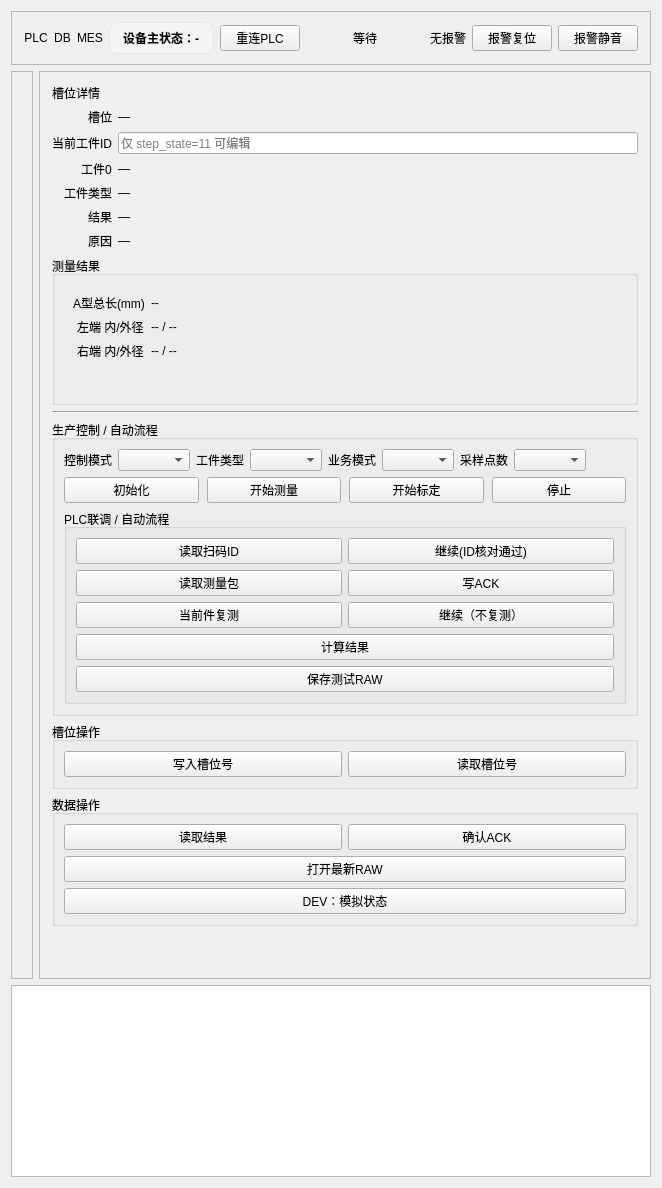
<?xml version="1.0" encoding="UTF-8"?>
<ui version="4.0">
 <class>ProductionWidget</class>
 <widget class="QWidget" name="ProductionWidget">
  <property name="windowTitle">
   <string>生产</string>
  </property>
  <layout class="QVBoxLayout" name="vlRoot">
   <item>
    <widget class="QFrame" name="frameTop">
     <property name="frameShape">
      <enum>QFrame::StyledPanel</enum>
     </property>
     <property name="frameShadow">
      <enum>QFrame::Plain</enum>
     </property>
     <layout class="QHBoxLayout" name="hlTop">
      <property name="leftMargin">
        <number>12</number>
       </property>
       <property name="topMargin">
        <number>10</number>
       </property>
       <property name="rightMargin">
        <number>12</number>
       </property>
       <property name="bottomMargin">
        <number>10</number>
       </property>
      <item>
       <layout class="QHBoxLayout" name="hlConn">
        <item>
         <widget class="QLabel" name="lblConnPlc">
          <property name="text">
           <string>PLC</string>
          </property>
          <property name="minimumWidth">
           <number>46</number>
          </property>
          <property name="alignment">
           <set>Qt::AlignCenter</set>
          </property>
         </widget>
        </item>
        <item>
         <widget class="QLabel" name="lblConnDb">
          <property name="text">
           <string>DB</string>
          </property>
          <property name="minimumWidth">
           <number>46</number>
          </property>
          <property name="alignment">
           <set>Qt::AlignCenter</set>
          </property>
         </widget>
        </item>
        <item>
         <widget class="QLabel" name="lblConnMes">
          <property name="text">
           <string>MES</string>
          </property>
          <property name="minimumWidth">
           <number>60</number>
          </property>
          <property name="alignment">
           <set>Qt::AlignCenter</set>
          </property>
         </widget>
        </item>
       </layout>
      </item>
      <item>
       <widget class="QLabel" name="lblRuntimeMachine">
        <property name="minimumWidth">
         <number>180</number>
        </property>
        <property name="styleSheet">
         <string notr="true">QLabel{background:#f3f4f6;border:1px solid #e5e7eb;border-radius:8px;padding:6px 10px;font-weight:600;}</string>
        </property>
        <property name="text">
         <string>设备主状态：-</string>
        </property>
       </widget>
      </item>
      <item>
       <widget class="QPushButton" name="btnReconnectPlc">
        <property name="minimumHeight">
         <number>30</number>
        </property>
        <property name="text">
         <string>重连PLC</string>
        </property>
       </widget>
      </item>
      <item>
       <spacer name="spTop1">
        <property name="orientation">
         <enum>Qt::Horizontal</enum>
        </property>
        <property name="sizeHint" stdset="0">
         <size>
          <width>20</width>
          <height>20</height>
         </size>
        </property>
       </spacer>
      </item>
      <item>
       <widget class="QLabel" name="lblStepBig">
        <property name="text">
         <string>等待</string>
        </property>
        <property name="alignment">
         <set>Qt::AlignCenter</set>
        </property>
       </widget>
      </item>
      <item>
       <spacer name="spTop2">
        <property name="orientation">
         <enum>Qt::Horizontal</enum>
        </property>
        <property name="sizeHint" stdset="0">
         <size>
          <width>20</width>
          <height>20</height>
         </size>
        </property>
       </spacer>
      </item>
      <item>
       <layout class="QHBoxLayout" name="hlAlarm">
        <item>
         <widget class="QLabel" name="lblAlarm">
          <property name="text">
           <string>无报警</string>
          </property>
          <property name="alignment">
           <set>Qt::AlignVCenter|Qt::AlignLeft</set>
          </property>
         </widget>
        </item>
        <item>
         <widget class="QPushButton" name="btnResetAlarm">
          <property name="text">
           <string>报警复位</string>
          </property>
         </widget>
        </item>
        <item>
         <widget class="QPushButton" name="btnAlarmMute">
          <property name="text">
           <string>报警静音</string>
          </property>
         </widget>
        </item>
       </layout>
      </item>
     </layout>
    </widget>
   </item>

   <item>
    <layout class="QHBoxLayout" name="hlBody">
     <item>
      <widget class="QFrame" name="frameSlots">
       <property name="frameShape">
        <enum>QFrame::StyledPanel</enum>
       </property>
       <layout class="QGridLayout" name="gridSlots">
        <property name="leftMargin">
        <number>10</number>
       </property>
       <property name="topMargin">
        <number>10</number>
       </property>
       <property name="rightMargin">
        <number>10</number>
       </property>
       <property name="bottomMargin">
        <number>10</number>
       </property>
        <property name="horizontalSpacing">
         <number>10</number>
        </property>
        <property name="verticalSpacing">
         <number>10</number>
        </property>
       </layout>
      </widget>
     </item>

     <item>
      <widget class="QFrame" name="frameDetail">
       <property name="frameShape">
        <enum>QFrame::StyledPanel</enum>
       </property>
       <layout class="QVBoxLayout" name="vlDetail">
        <property name="leftMargin">
        <number>12</number>
       </property>
       <property name="topMargin">
        <number>12</number>
       </property>
       <property name="rightMargin">
        <number>12</number>
       </property>
       <property name="bottomMargin">
        <number>12</number>
       </property>
        <item>
         <widget class="QLabel" name="lblSelectedTitle">
          <property name="text">
           <string>槽位详情</string>
          </property>
         </widget>
        </item>
        <item>
         <layout class="QFormLayout" name="formDetail">
          <property name="labelAlignment">
           <set>Qt::AlignRight|Qt::AlignVCenter</set>
          </property>
          <item row="0" column="0">
           <widget class="QLabel" name="lblSlotIndexCaption">
            <property name="text">
             <string>槽位</string>
            </property>
           </widget>
          </item>
          <item row="0" column="1">
           <widget class="QLabel" name="lblSelectedSlot">
            <property name="text">
             <string>—</string>
            </property>
           </widget>
          </item>
          <item row="1" column="0">
           <widget class="QLabel" name="lblSlotIdCaption">
            <property name="text">
             <string>当前工件ID</string>
            </property>
           </widget>
          </item>
          <item row="1" column="1">
           <widget class="QLineEdit" name="editSlotId">
            <property name="placeholderText">
             <string>仅 step_state=11 可编辑</string>
            </property>
           </widget>
          </item>
          <item row="2" column="0">
           <widget class="QLabel" name="lblPart0Caption">
            <property name="text">
             <string>工件0</string>
            </property>
           </widget>
          </item>
          <item row="2" column="1">
           <widget class="QLabel" name="lblPart0">
            <property name="text">
             <string>—</string>
            </property>
           </widget>
          </item>
          <item row="3" column="0">
           <widget class="QLabel" name="lblPart1Caption">
            <property name="text">
             <string>工件类型</string>
            </property>
           </widget>
          </item>
          <item row="3" column="1">
           <widget class="QLabel" name="lblPart1">
            <property name="text">
             <string>—</string>
            </property>
           </widget>
          </item>
          <item row="4" column="0">
           <widget class="QLabel" name="lblResultCaption">
            <property name="text">
             <string>结果</string>
            </property>
           </widget>
          </item>
          <item row="4" column="1">
           <widget class="QLabel" name="lblResult">
            <property name="text">
             <string>—</string>
            </property>
           </widget>
          </item>
          <item row="5" column="0">
           <widget class="QLabel" name="lblFailCaption">
            <property name="text">
             <string>原因</string>
            </property>
           </widget>
          </item>
          <item row="5" column="1">
           <widget class="QLabel" name="lblFail">
            <property name="text">
             <string>—</string>
            </property>
            <property name="wordWrap">
             <bool>true</bool>
            </property>
           </widget>
          </item>
         </layout>
        </item>

        <item>
         <widget class="QGroupBox" name="groupMeasure">
          <property name="title">
           <string>测量结果</string>
          </property>
          <layout class="QVBoxLayout" name="vlMeasure">
           <item>
            <widget class="QStackedWidget" name="stackMeasure">
             <property name="currentIndex">
              <number>0</number>
             </property>
             <widget class="QWidget" name="pageA">
              <layout class="QFormLayout" name="formA">
               <property name="labelAlignment">
                <set>Qt::AlignRight|Qt::AlignVCenter</set>
               </property>
               <item row="0" column="0">
                <widget class="QLabel" name="lblA_TotalCaption">
                 <property name="text">
                  <string>A型总长(mm)</string>
                 </property>
                </widget>
               </item>
               <item row="0" column="1">
                <widget class="QLabel" name="lblA_Total">
                 <property name="text">
                  <string>--</string>
                 </property>
                </widget>
               </item>
               <item row="1" column="0">
                <widget class="QLabel" name="lblA_LeftCaption">
                 <property name="text">
                  <string>左端 内/外径</string>
                 </property>
                </widget>
               </item>
               <item row="1" column="1">
                <widget class="QLabel" name="lblA_Left">
                 <property name="text">
                  <string>-- / --</string>
                 </property>
                </widget>
               </item>
               <item row="2" column="0">
                <widget class="QLabel" name="lblA_RightCaption">
                 <property name="text">
                  <string>右端 内/外径</string>
                 </property>
                </widget>
                </item>
               <item row="2" column="1">
                <widget class="QLabel" name="lblA_Right">
                 <property name="text">
                  <string>-- / --</string>
                 </property>
                </widget>
               </item>
              </layout>
             </widget>
             <widget class="QWidget" name="pageB">
              <layout class="QFormLayout" name="formB">
               <property name="labelAlignment">
                <set>Qt::AlignRight|Qt::AlignVCenter</set>
               </property>
               <item row="0" column="0">
                <widget class="QLabel" name="lblB_ADCaption">
                 <property name="text">
                  <string>B型AD总长(mm)</string>
                 </property>
                </widget>
               </item>
               <item row="0" column="1">
                <widget class="QLabel" name="lblB_AD">
                 <property name="text">
                  <string>--</string>
                 </property>
                </widget>
               </item>
               <item row="1" column="0">
                <widget class="QLabel" name="lblB_BCCaption">
                 <property name="text">
                  <string>BC长度(mm)</string>
                 </property>
                </widget>
               </item>
               <item row="1" column="1">
                <widget class="QLabel" name="lblB_BC">
                 <property name="text">
                  <string>--</string>
                 </property>
                </widget>
               </item>
               <item row="2" column="0">
                <widget class="QLabel" name="lblB_RunoutLCaption">
                 <property name="text">
                  <string>左端跳动(mm)</string>
                 </property>
                </widget>
               </item>
               <item row="2" column="1">
                <widget class="QLabel" name="lblB_RunoutL">
                 <property name="text">
                  <string>--</string>
                 </property>
                </widget>
               </item>
               <item row="3" column="0">
                <widget class="QLabel" name="lblB_RunoutRCaption">
                 <property name="text">
                  <string>右端跳动(mm)</string>
                 </property>
                </widget>
               </item>
               <item row="3" column="1">
                <widget class="QLabel" name="lblB_RunoutR">
                 <property name="text">
                  <string>--</string>
                 </property>
                </widget>
               </item>
              </layout>
             </widget>
            </widget>
           </item>
          </layout>
         </widget>
        </item>

        <item>
         <widget class="QFrame" name="lineSep">
          <property name="frameShape">
           <enum>QFrame::HLine</enum>
          </property>
          <property name="frameShadow">
           <enum>QFrame::Sunken</enum>
          </property>
         </widget>
        </item>

        <item>
         <widget class="QGroupBox" name="groupRun">
          <property name="title">
           <string>生产控制 / 自动流程</string>
          </property>
          <layout class="QVBoxLayout" name="vlRun">
           <item>
            <layout class="QHBoxLayout" name="hlRunSelect">
             <item>
              <widget class="QLabel" name="lblPlcModeCaption">
               <property name="text">
                <string>控制模式</string>
               </property>
              </widget>
             </item>
             <item>
              <widget class="QComboBox" name="comboPlcMode">
               <property name="minimumWidth">
                <number>96</number>
               </property>
              </widget>
             </item>
             <item>
              <widget class="QLabel" name="lblPartTypeCaption">
               <property name="text">
                <string>工件类型</string>
               </property>
              </widget>
             </item>
             <item>
              <widget class="QComboBox" name="comboPartType">
               <property name="minimumWidth">
                <number>96</number>
               </property>
              </widget>
             </item>
             <item>
              <widget class="QLabel" name="lblMeasureModeCaption">
               <property name="text">
                <string>业务模式</string>
               </property>
              </widget>
             </item>
             <item>
              <widget class="QComboBox" name="comboMeasureMode">
               <property name="minimumWidth">
                <number>120</number>
               </property>
              </widget>
             </item>
             <item>
              <widget class="QLabel" name="lblSamplePointsCaption">
               <property name="text">
                <string>采样点数</string>
               </property>
              </widget>
             </item>
             <item>
              <widget class="QComboBox" name="comboSamplePoints">
               <property name="minimumWidth">
                <number>96</number>
               </property>
              </widget>
             </item>
             <item>
              <spacer name="spRunSelect">
               <property name="orientation">
                <enum>Qt::Horizontal</enum>
               </property>
               <property name="sizeHint" stdset="0">
                <size>
                 <width>40</width>
                 <height>20</height>
                </size>
               </property>
              </spacer>
             </item>
            </layout>
           </item>
           <item>
            <layout class="QGridLayout" name="gridRunCmd">
             <property name="horizontalSpacing">
              <number>8</number>
             </property>
             <property name="verticalSpacing">
              <number>8</number>
             </property>
             <item row="0" column="0">
              <widget class="QPushButton" name="btnInit">
               <property name="text">
                <string>初始化</string>
               </property>
               <property name="minimumWidth">
                <number>120</number>
               </property>
               <property name="minimumHeight">
                <number>34</number>
               </property>
              </widget>
             </item>
             <item row="0" column="1">
              <widget class="QPushButton" name="btnStartMeasure">
               <property name="text">
                <string>开始测量</string>
               </property>
               <property name="minimumWidth">
                <number>120</number>
               </property>
               <property name="minimumHeight">
                <number>34</number>
               </property>
              </widget>
             </item>
             <item row="0" column="2">
              <widget class="QPushButton" name="btnStartCal">
               <property name="text">
                <string>开始标定</string>
               </property>
               <property name="minimumWidth">
                <number>120</number>
               </property>
               <property name="minimumHeight">
                <number>34</number>
               </property>
              </widget>
             </item>
             <item row="0" column="3">
              <widget class="QPushButton" name="btnStop2">
               <property name="text">
                <string>停止</string>
               </property>
               <property name="minimumWidth">
                <number>120</number>
               </property>
               <property name="minimumHeight">
                <number>34</number>
               </property>
              </widget>
             </item>
            </layout>
           </item>
           <item>
            <widget class="QGroupBox" name="groupFlowDebug">
             <property name="title">
              <string>PLC联调 / 自动流程</string>
             </property>
             <layout class="QGridLayout" name="gridFlowDebug">
              <item row="0" column="0">
               <widget class="QPushButton" name="btnReadIds">
                <property name="text">
                 <string>读取扫码ID</string>
                </property>
                <property name="minimumHeight">
                 <number>34</number>
                </property>
               </widget>
              </item>
              <item row="0" column="1">
               <widget class="QPushButton" name="btnContinue">
                <property name="minimumHeight">
                 <number>34</number>
                </property>
                <property name="text">
                 <string>继续(ID核对通过)</string>
                </property>
               </widget>
              </item>
              <item row="1" column="0">
               <widget class="QPushButton" name="btnReadMb">
                <property name="text">
                 <string>读取测量包</string>
                </property>
                <property name="minimumHeight">
                 <number>34</number>
                </property>
               </widget>
              </item>
              <item row="1" column="1">
               <widget class="QPushButton" name="btnAck">
                <property name="text">
                 <string>写ACK</string>
                </property>
                <property name="minimumHeight">
                 <number>34</number>
                </property>
               </widget>
              </item>
              <item row="2" column="0">
               <widget class="QPushButton" name="btnRetest">
                <property name="text">
                 <string>当前件复测</string>
                </property>
                <property name="minimumHeight">
                 <number>34</number>
                </property>
               </widget>
              </item>
              <item row="2" column="1">
               <widget class="QPushButton" name="btnContinueNoRetest">
                <property name="text">
                 <string>继续（不复测）</string>
                </property>
                <property name="minimumHeight">
                 <number>34</number>
                </property>
               </widget>
              </item>
              <item row="3" column="0" colspan="2">
               <widget class="QPushButton" name="btnComputeResult">
                <property name="text">
                 <string>计算结果</string>
                </property>
                <property name="minimumHeight">
                 <number>34</number>
                </property>
               </widget>
              </item>
              <item row="4" column="0" colspan="2">
               <widget class="QPushButton" name="btnSaveTestRaw">
                <property name="text">
                 <string>保存测试RAW</string>
                </property>
                <property name="minimumHeight">
                 <number>34</number>
                </property>
               </widget>
              </item>
             </layout>
            </widget>
           </item>
          </layout>
         </widget>
        </item>

        <item>
         <widget class="QGroupBox" name="groupSlotOps">
          <property name="title">
           <string>槽位操作</string>
          </property>
          <layout class="QHBoxLayout" name="hlSlotOps">
           <item>
            <widget class="QPushButton" name="btnWriteSlotIds">
             <property name="text">
              <string>写入槽位号</string>
             </property>
            </widget>
           </item>
           <item>
            <widget class="QPushButton" name="btnReloadSlotIds">
             <property name="text">
              <string>读取槽位号</string>
             </property>
            </widget>
           </item>
          </layout>
         </widget>
        </item>

        <item>
         <widget class="QGroupBox" name="groupDataOps">
          <property name="title">
           <string>数据操作</string>
          </property>
          <layout class="QGridLayout" name="gridDataOps">
           <item row="0" column="0">
            <widget class="QPushButton" name="btnReadMailbox">
             <property name="text">
              <string>读取结果</string>
             </property>
            </widget>
           </item>
           <item row="0" column="1">
            <widget class="QPushButton" name="btnAckMailbox">
             <property name="text">
              <string>确认ACK</string>
             </property>
            </widget>
           </item>
           <item row="1" column="0" colspan="2">
            <widget class="QPushButton" name="btnOpenLastRaw">
             <property name="text">
              <string>打开最新RAW</string>
             </property>
            </widget>
           </item>
           <item row="2" column="0" colspan="2">
            <widget class="QPushButton" name="btnDevDemo">
             <property name="text">
              <string>DEV：模拟状态</string>
             </property>
            </widget>
           </item>
          </layout>
         </widget>
        </item>

        <item>
         <spacer name="spDetailBottom">
          <property name="orientation">
           <enum>Qt::Vertical</enum>
          </property>
          <property name="sizeHint" stdset="0">
           <size>
            <width>20</width>
            <height>40</height>
           </size>
          </property>
         </spacer>
        </item>
       </layout>
      </widget>
     </item>
    </layout>
   </item>

   <item>
    <widget class="QListWidget" name="listMessages">
     <property name="minimumHeight">
      <number>90</number>
     </property>
    </widget>
   </item>
  </layout>
 </widget>
 <resources/>
 <connections/>
</ui>
